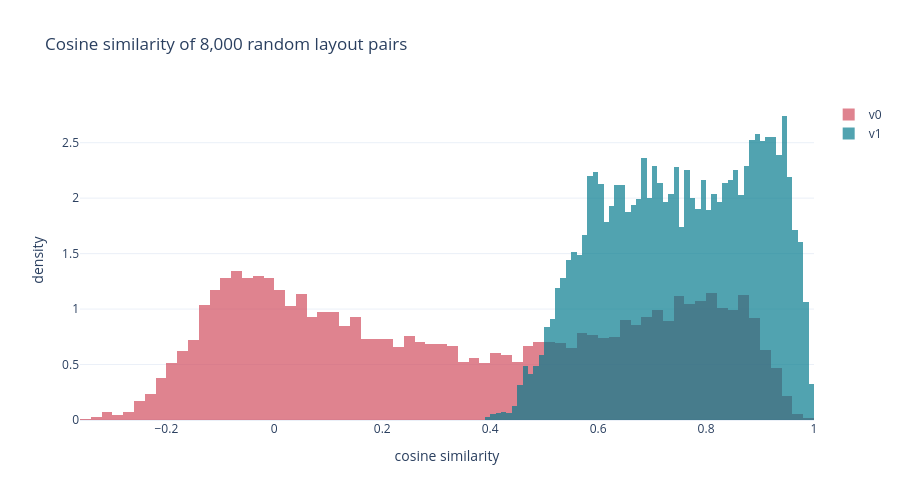

This figure's notebook cell:
### Markdown cell above
## 5. Similarity is a statement about representation

Cosine similarity compares vector directions. A value near one means that the
standard considers two layouts close; it does **not** by itself prove equal physics.
Because v0 is dominated by raster pixels, its random-pair similarities occupy a
narrower shape-driven range. V1 balances physical metrics, topology, and named
controls, producing a more discriminating geometry space.

### Code cell
rng = np.random.default_rng(140)
pair_left = rng.integers(0, sample_size, size=8000)
pair_right = rng.integers(0, sample_size, size=8000)
different = pair_left != pair_right
pair_left, pair_right = pair_left[different], pair_right[different]
v0_similarity = np.sum(v0_matrix[pair_left] * v0_matrix[pair_right], axis=1)
v1_similarity = np.sum(v1_matrix[pair_left] * v1_matrix[pair_right], axis=1)

fig = go.Figure()
fig.add_trace(
    go.Histogram(
        x=v0_similarity, name="v0", opacity=0.68, histnorm="probability density", marker_color="#D1495B"
    )
)
fig.add_trace(
    go.Histogram(
        x=v1_similarity, name="v1", opacity=0.68, histnorm="probability density", marker_color="#00798C"
    )
)
fig.update_layout(
    title="Cosine similarity of 8,000 random layout pairs",
    xaxis_title="cosine similarity",
    yaxis_title="density",
    barmode="overlay",
    template="plotly_white",
    height=500,
)
fig.show()

### Figure 1 — Plotly figure (JSON) as saved in the notebook; plotly's stock layout.template omitted (floating-point values rounded to 4 significant figures; data arrays with more than 128 entries replaced by an {"elided": "..."} marker saying what was removed)
{"data": [{"histnorm": "probability density", "marker": {"color": "#D1495B"}, "name": "v0", "opacity": 0.68, "type": "histogram", "x": {"elided": "7991 float values"}}, {"histnorm": "probability density", "marker": {"color": "#00798C"}, "name": "v1", "opacity": 0.68, "type": "histogram", "x": {"elided": "7991 float values"}}], "layout": {"barmode": "overlay", "height": 500, "title": {"text": "Cosine similarity of 8,000 random layout pairs"}, "xaxis": {"title": {"text": "cosine similarity"}}, "yaxis": {"title": {"text": "density"}}}}
